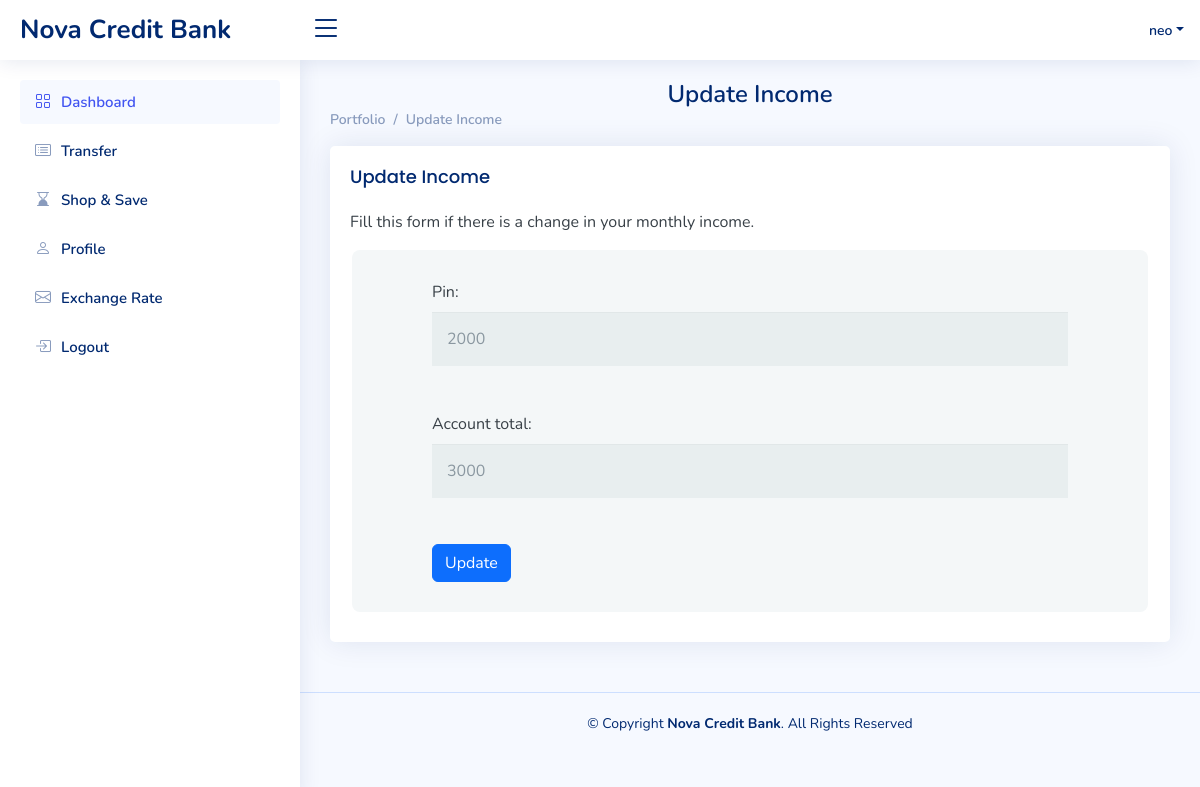
Before: /update-income/ (signed in) with the older database file.
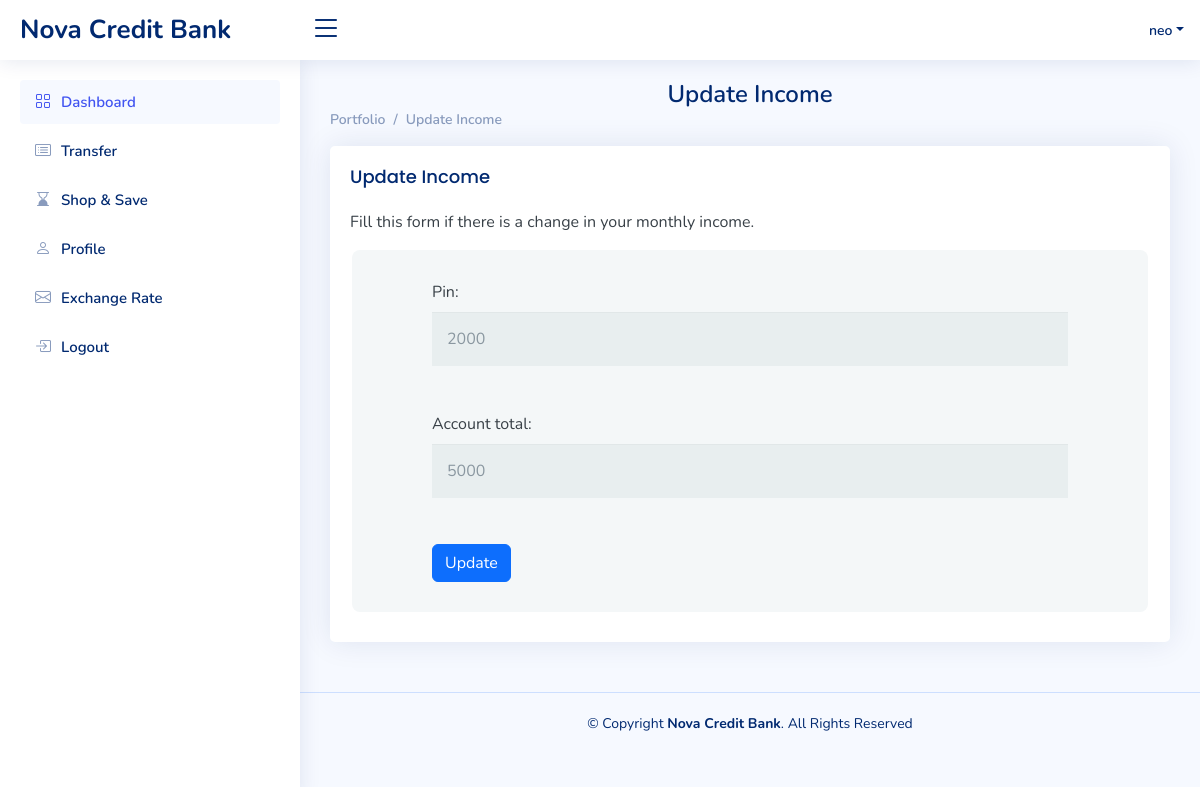
After: the same page with the newer database file.
### novabank/models.py (models this page shows, shortened)
class Portfolio(models.Model):
    username= models.OneToOneField(User, on_delete=models.CASCADE, blank=True, null=True)
    first_name = models.CharField(max_length=500, blank= True, null = True)
    last_name = models.CharField(max_length=200, blank= True, null = True)
    city = models.CharField(max_length=200, blank= True, null = True)
    Country = models.CharField(max_length=200, blank= True, null = True)
    state = models.CharField(max_length=200, blank= True, null = True)
    address = models.CharField(max_length=200, blank= True, null = True)
    phone_number = models.IntegerField( blank= True, null = True)
    zipcode = models.IntegerField( blank= True, null = True)
    profile_image = models.ImageField(blank=True, null=True, upload_to="images/")
    account_total = models.IntegerField(blank= True, null = True)
    pin = models.IntegerField(null= True, blank= True)

### novabank/views.py (the view)
# urls.py: path('update-income/', views.updatebalance, name = 'updatebalance'),
def updatebalance(request):
    log_user = request.user.id
    portfolio_instance, created = Portfolio.objects.get_or_create(username=log_user)
    if request.method == 'POST':
        update_pin_form = PortfolioUpdateForm(request.POST, instance=portfolio_instance)
        if update_pin_form.is_valid():
            update_pin_form.save()
            messages.success(request, 'PIN and balance updated successfully.')
            return redirect('portfolio')
    else:
        update_pin_form = PortfolioUpdateForm(instance=portfolio_instance)
    return render(request, 'updatebalance.html', {'update_pin_form': update_pin_form})

### novabank/forms.py
class PortfolioUpdateForm(forms.ModelForm):
    class Meta:
        model = Portfolio
        fields = ['pin', 'account_total']

### novabank/templates/updatebalance.html (shortened to what this page needs)
{% load static %}
<!DOCTYPE html>
<html lang="en">
<head>
  <link href="{% static 'dashboard_assets/vendor/bootstrap/css/bootstrap.min.css' %}" rel="stylesheet">
  <link href="{% static 'dashboard_assets/vendor/bootstrap-icons/bootstrap-icons.css' %}" rel="stylesheet">
  <link href="{% static 'dashboard_assets/vendor/boxicons/css/boxicons.min.css' %}" rel="stylesheet">
  <link href="{% static 'dashboard_assets/vendor/quill/quill.snow.css' %}" rel="stylesheet">
  <link href="{% static 'dashboard_assets/vendor/quill/quill.bubble.css' %}" rel="stylesheet">
  <link href="{% static 'dashboard_assets/vendor/remixicon/remixicon.css' %}" rel="stylesheet">
  <link href="{% static 'dashboard_assets/vendor/simple-datatables/style.css' %}" rel="stylesheet">
  <link href="{% static 'dashboard_assets/css/style.css' %}" rel="stylesheet">
</head>
<body>
  <header id="header" class="header fixed-top d-flex align-items-center">
    <div class="d-flex align-items-center justify-content-between">
      <a href="{% url 'portfolio' %}" class="logo d-flex align-items-center">
        <span class="d-none d-lg-block">Nova Credit Bank</span>
      </a>
      <i class="bi bi-list toggle-sidebar-btn"></i>
    </div>
    <nav class="header-nav ms-auto">
      <ul class="d-flex align-items-center">
        <li class="nav-item dropdown pe-3">
          <a class="nav-link nav-profile d-flex align-items-center pe-0" href="#" data-bs-toggle="dropdown">
            <span class="d-none d-md-block dropdown-toggle ps-2">{{user.username}}</span>
          </a>
        </li>
      </ul>
    </nav>
  </header>
  <aside id="sidebar" class="sidebar">
    <ul class="sidebar-nav" id="sidebar-nav">
      <li class="nav-item">
        <a class="nav-link " href="{% url 'portfolio' %}">
          <i class="bi bi-grid"></i>
          <span>Dashboard</span>
        </a>
      </li>
      <li class="nav-item">
        <a class="nav-link collapsed" href="{% url 'transfer' %}">
          <i class="bi bi-card-list"></i>
          <span>Transfer</span>
        </a>
      </li>
      <li class="nav-item">
        <a class="nav-link collapsed" href="{% url 'shoppinglist' %}">
          <i class="bi bi-hourglass-bottom"></i>
          <span>Shop & Save</span>
        </a>
      </li>
      <li class="nav-item">
        <a class="nav-link collapsed" href="{% url 'profile' %}">
          <i class="bi bi-person"></i>
          <span>Profile</span>
        </a>
      </li>
      <li class="nav-item">
        <a class="nav-link collapsed" href="{% url 'exchangerate' %}">
          <i class="bi bi-envelope"></i>
          <span>Exchange Rate</span>
        </a>
      </li>
      <li class="nav-item">
        <a class="nav-link collapsed" href="{% url 'logout' %}">
          <i class="bi bi-box-arrow-in-right"></i>
          <span>Logout</span>
        </a>
      </li>
    </ul>
  </aside>
  <main id="main" class="main">
    <div class="pagetitle">
      <h1>Update Income</h1>
      <nav>
        <ol class="breadcrumb">
          <li class="breadcrumb-item"><a href="{% url 'portfolio' %}">Portfolio</a></li>
          <li class="breadcrumb-item">Update Income</li>
        </ol>
      </nav>
    </div>
    <section class="section">
      <div class="row">
        <div class="col-lg-24">
          <div class="card">
            <div class="card-body">
              <h5 class="card-title">Update Income</h5>
              <p>Fill this form if there is a change in your monthly income.</p>
                <section id="contact" class="contact">
              <form action="{% url 'updatebalance' %}" method="POST">
                  {{ update_pin_form.as_p }}
                  <input class="btn btn-primary" type="submit" value="Update">
              </form>
                </section>
            </div>
          </div>
        </div>
      </div>
    </section>
  </main>
  <footer id="footer" class="footer">
    <div class="copyright">
      &copy; Copyright <strong><span>Nova Credit Bank</span></strong>. All Rights Reserved
    </div>
    <div class="credits">
    </div>
  </footer>
</body>
</html>

Changed rows visible on the page:
changed Portfolio: account_total "3000" → "5000"
